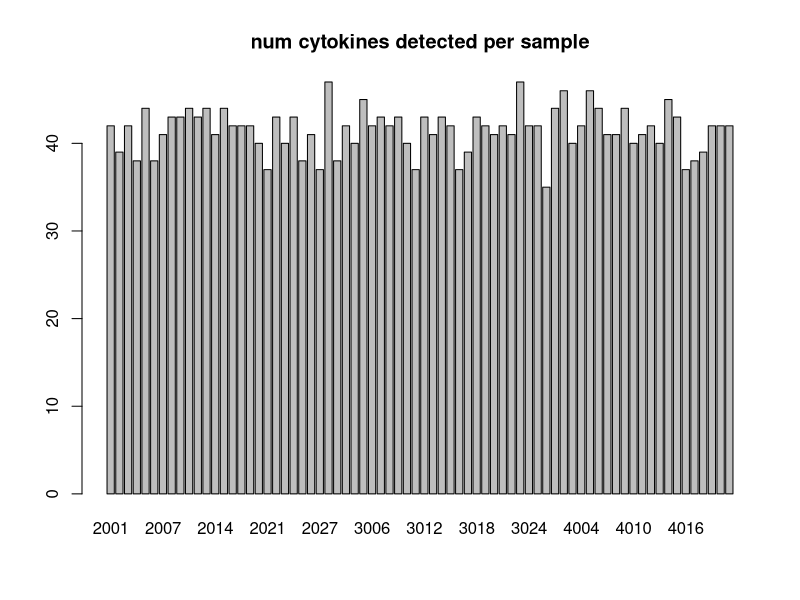
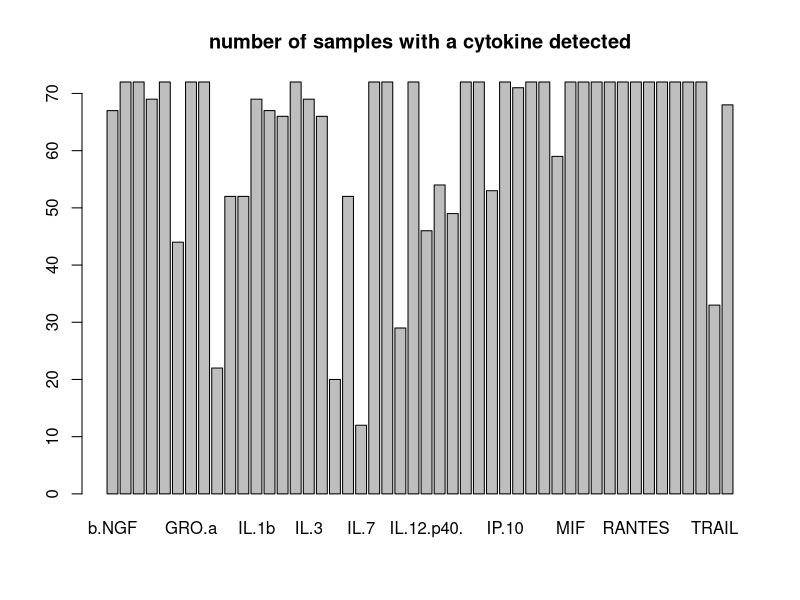
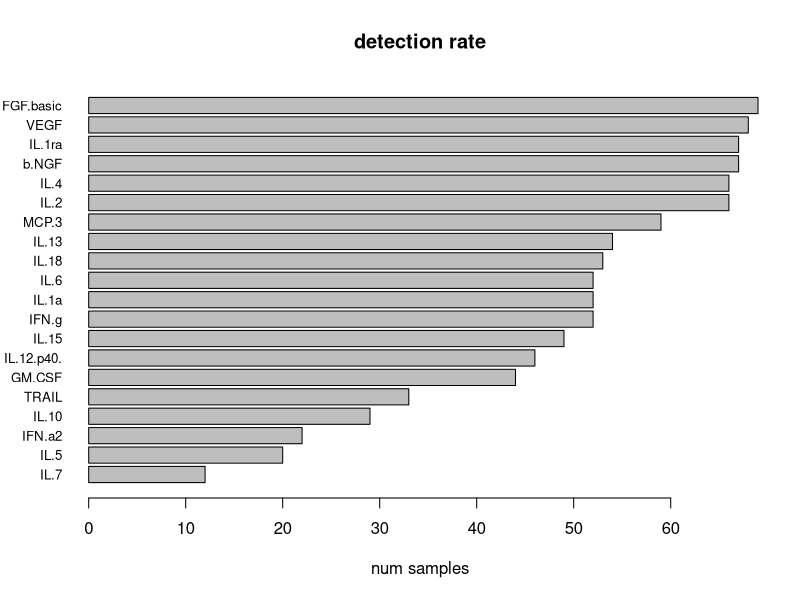
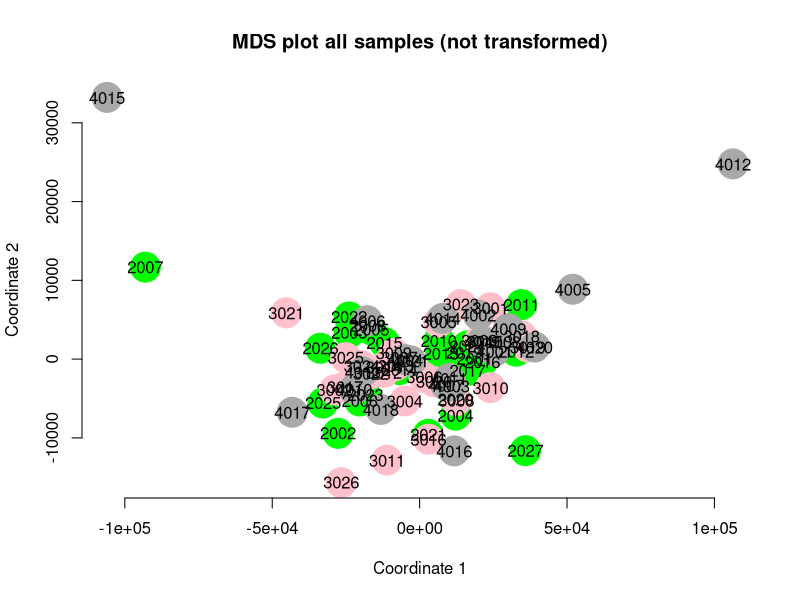
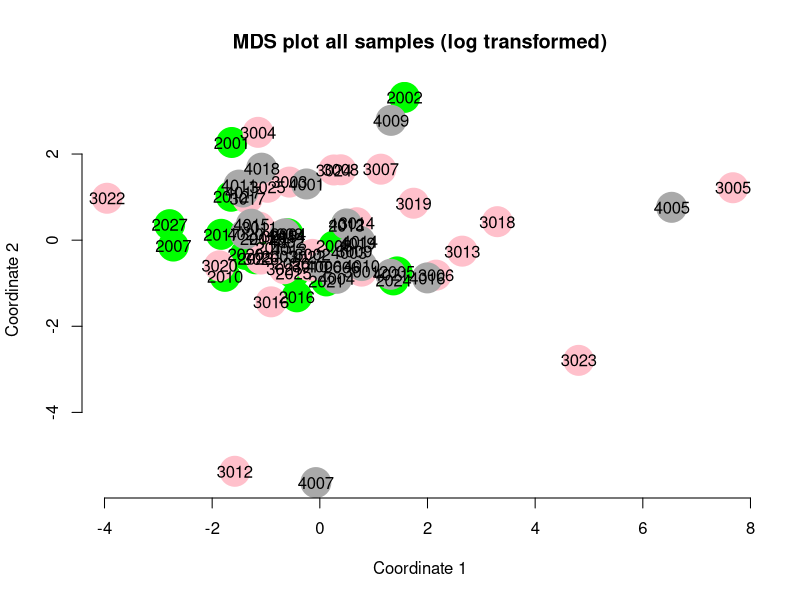
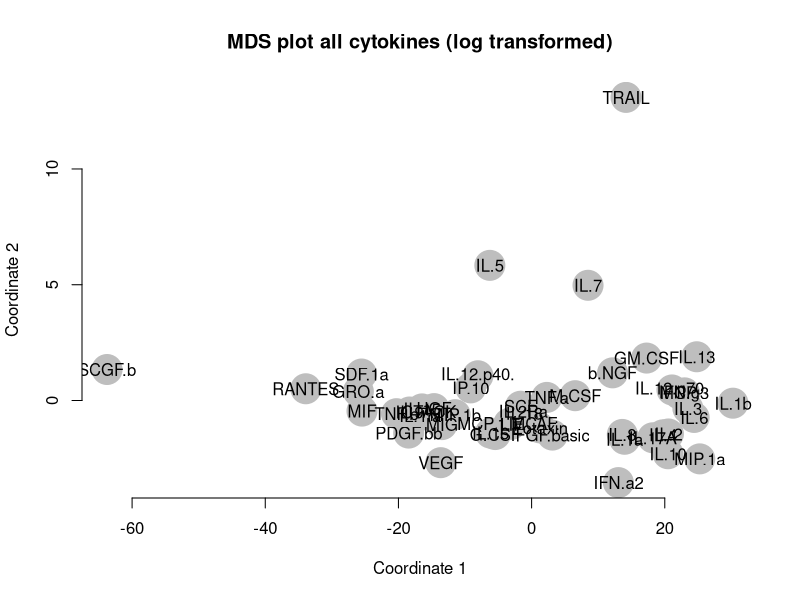
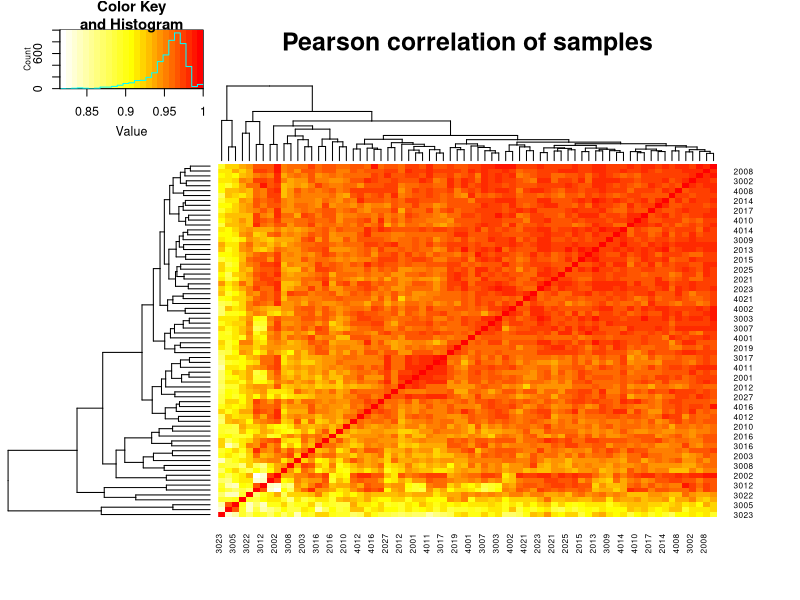
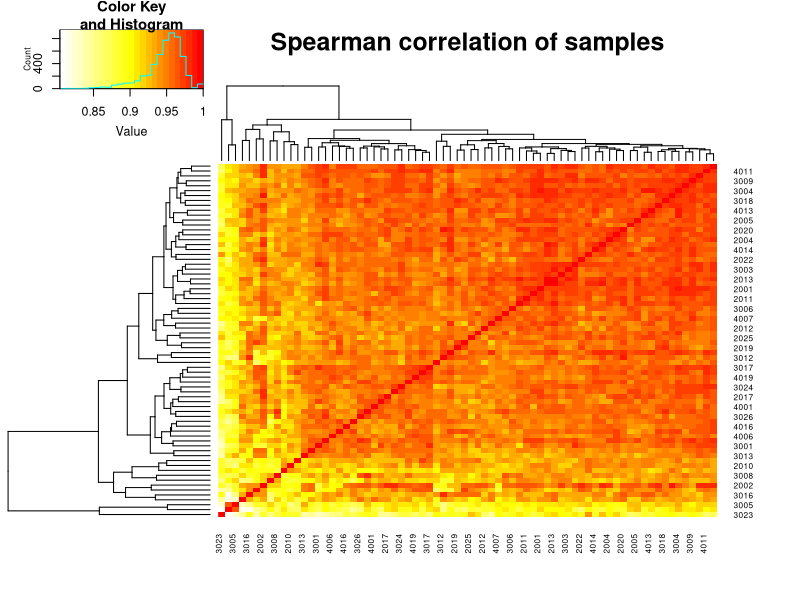

Generate these figures, in order, with R:
## ---- chunk 1
#| label: load-packages
#| include: false

library("gplots")
library("kableExtra")
library("beeswarm")
library("vioplot")

## ---- chunk 2
#| label: load data

pg <- read.table("pg_ml.tsv",sep="\t",header=TRUE,row.names=1)
pg[1:6,1:8]

pg <- t(pg)
pg <- pg[,order(colnames(pg))]
pg[1:6,1:8]

## ---- chunk 3
#| label: samplesheet

ss <- read.table("samplesheet.tsv",header=TRUE,row.names=1,sep="\t")

ss <- ss[order(rownames(ss)),]

ss %>% kbl(caption = "Sample sheet") %>% kable_styling(full_width = FALSE)

## ---- chunk 4
#| label: remove_adhesive_capsulitis

dim(pg)
pg <- pg[,grep("^10",colnames(pg),invert=TRUE)]
dim(pg)

## ---- chunk 5
#| label: basic_analysis

colcount <- apply(pg,2, function(x) {
  length(which(!is.na(x)))
})

head(colcount)
barplot(colcount,main="num cytokines detected per sample")

rowcount <- apply(pg,1, function(x) {
  length(which(!is.na(x)))
})

head(rowcount)
barplot(rowcount,main="number of samples with a cytokine detected")

rowcount <- rowcount[order(rowcount)]

barplot(head(rowcount,20),horiz = TRUE, las=1,cex.names = 0.8,
  xlab="num samples",main="detection rate")

## ---- chunk 6
#| label: mds1

mds <- cmdscale(dist(t(pg)))

cols <- sapply(strsplit(colnames(pg),""),"[[",1)
cols <- gsub("2","green",cols)
cols <- gsub("1","lightblue",cols)
cols <- gsub("3","pink",cols)
cols <- gsub("4","darkgray",cols)

plot(mds, xlab="Coordinate 1", ylab="Coordinate 2", 
  col=cols, cex=4 , pch=19, main="MDS plot all samples (not transformed)",
  bty="n")

text(mds,labels = colnames(pg))

## ---- chunk 7
#| label: mds2

lpg <- log(pg)
mds <- cmdscale(dist(t(lpg)))

cols <- sapply(strsplit(colnames(pg),""),"[[",1)
cols <- gsub("2","green",cols)
cols <- gsub("1","lightblue",cols)
cols <- gsub("3","pink",cols)
cols <- gsub("4","darkgray",cols)


plot(mds, xlab="Coordinate 1", ylab="Coordinate 2", 
  col=cols, cex=4 , pch=19, main="MDS plot all samples (log transformed)",
  bty="n")

text(mds,labels = colnames(pg))

## ---- chunk 8
#| label: mds3

mds <- cmdscale(dist(lpg))

cols <- sapply(strsplit(colnames(pg),""),"[[",1)
cols <- gsub("2","green",cols)
cols <- gsub("1","lightblue",cols)
cols <- gsub("3","pink",cols)
cols <- gsub("4","darkgray",cols)


plot(mds, xlab="Coordinate 1", ylab="Coordinate 2", 
  col="gray", cex=4 , pch=19, main="MDS plot all cytokines (log transformed)",
  bty="n")

text(mds,labels = rownames(pg))

## ---- chunk 9
#| label: corheatmap1

colfunc <- colorRampPalette(c("white", "yellow", "red"))

mc <- cor(lpg,method="pearson",use = "pairwise.complete")

heatmap.2( mc, col=colfunc(25),scale="none",
  trace="none",margins = c(5,5), cexRow=0.6, cexCol=0.6,  main="Pearson correlation of samples")

mc <- cor(lpg,method="spearman",use = "pairwise.complete")

heatmap.2( mc, col=colfunc(25),scale="none",
  trace="none",margins = c(5,5), cexRow=0.6, cexCol=0.6,  main="Spearman correlation of samples")

mc2 <- cor(t(lpg),method="pearson",use = "pairwise.complete")

heatmap.2( mc2, col=colfunc(25),scale="none",
  trace="none",margins = c(5,5), cexRow=0.6, cexCol=0.8,  main="Pearson correlation of cytokines")

mc2 <- cor(t(lpg),method="spearman",use = "pairwise.complete")

heatmap.2( mc2, col=colfunc(25),scale="none",
  trace="none",margins = c(5,5), cexRow=0.6, cexCol=0.8,  main="Spearman correlation of cytokines")

## ---- chunk 10
#| label: heatmap2

colfunc <- colorRampPalette(c("yellow", "red"))

heatmap.2( lpg, col=colfunc(25),scale="none",
  trace="none",margins = c(5,5), cexRow=0.6, cexCol=0.6,
  main="Heatmap of all measurements - no scaling")

## ---- chunk 11
#| label: CvsOA_ttest

# filter ss and lpg for only OA and ctrl samples
ss1 <- subset(ss,Patient_Group=="Case_Osteoarthritis" | Patient_Group=="Control_Instability")
lpg1 <- lpg[,colnames(lpg) %in% rownames(ss1)]
ss1 <- ss1[rownames(ss1) %in% colnames(lpg1),]

case <- factor(ss1$Patient_Group,levels=c("Control_Instability","Case_Osteoarthritis"))
sex <- factor(ss1$Sex)
age <- scale(ss1$Age)

# ttest approach (control vs case)

res <- lapply(1:nrow(lpg1), function(i) {
  cy <- lpg1[i,]
  NAME <- rownames(lpg1)[i]
  ttest <- t.test(cy ~ case )
  LFC <- log2(ttest$estimate[2]/ttest$estimate[1])
  P <- signif(ttest$p.value,3)
  BASEMEAN <- mean(ttest$estimate[2]/ttest$estimate[1])
  res <- c(BASEMEAN,LFC,P)
  names(res) <- c("basemean","log2fc","pvalue")
  return(res)
})
names(res) <- rownames(lpg1)
resdf <- as.data.frame(do.call(rbind,res))
resdf$fdr <- p.adjust(resdf$pvalue)
resdf <- resdf[order(resdf$pvalue),]
head(resdf,15) %>% 
  kbl(caption = "cytokine t-test results") %>%
  kable_styling(full_width = FALSE)

## ---- chunk 12
#| label: CvsOA_ttest_volcplot

sig <- subset(resdf,fdr<0.05)
plot(resdf$log2fc,-log(resdf$pvalue),pch=19,
  xlab="log2 fold change",ylab="-log10(pvalue)",
  main="volcano plot (ctrl vs OA)")
points(sig$log2fc,-log(sig$pvalue),col="red",pch=19)

text(sig$log2fc,-log(sig$pvalue)+0.25,
  labels=rownames(sig))

## ---- chunk 13
#| label: CvsOA_ttest_boxplot
#| fig-height: 5
#| fig-width: 5

cys <- rownames(head(resdf,10))

null <- lapply(cys,function(cyname) {
  cy <- lpg1[rownames(lpg1) == cyname,]
  cydat <- unlist(as.vector(resdf[rownames(resdf) == cyname,]))
  BASEMEAN <- signif(cydat[1],3)
  LFC <- signif(cydat[2],3)
  P <- signif(cydat[3],3)
  FDR <- signif(cydat[4],3)
  boxplot(cy ~ case ,col="white",main=cyname)
  beeswarm(cy ~ case,add=TRUE,pch=19,cex=1.2)
  mtext(paste("p =",P,"FDR =",FDR,"log2FC =",LFC,"basemean =",BASEMEAN))
})

## ---- chunk 14
#| label: age1
#| fig-height: 5
#| fig-width: 5

case <- factor(ss1$Patient_Group,levels=c("Control_Instability","Case_Osteoarthritis"))
sex <- factor(ss1$Sex)

age <- as.vector(scale(ss1$Age))

ctrl_age <- age[case=="Control_Instability"]
case_age <- age[case=="Case_Osteoarthritis"]

boxplot(list("ctrl"=ctrl_age,"case"=case_age),ylab="age(scaled)")

age <- ss1$Age

ctrl_age <- age[case=="Control_Instability"]
case_age <- age[case=="Case_Osteoarthritis"]

boxplot(list("ctrl"=ctrl_age,"case"=case_age),ylab="age(unscaled)")

age <- as.vector(scale(ss1$Age))

## ---- chunk 15
#| label: sex1
#| fig-height: 5
#| fig-width: 5

ctrl <- table(sex[case=="Control_Instability"])
case <- table(sex[case=="Case_Osteoarthritis"])

sexes <- cbind(ctrl,case)

barplot(sexes,col=c("pink","lightblue"),
  main="sex balance between groups",
  ylab="n participants")

legend("topright", legend=c("male", "female"),
       fill=c("lightblue", "pink"), cex=1.2)

## ---- chunk 16
#| label: CvsOA_glm

# glm approach

case <- factor(ss1$Patient_Group,levels=c("Control_Instability","Case_Osteoarthritis"))
sex <- factor(ss1$Sex)
age <- scale(ss1$Age)

i=2
cy <- lpg1[i,]
NAME <- rownames(lpg)[i]
myglm <- glm(cy ~ case + sex + age )
summary(myglm)
P <- summary(aov(myglm))[[1]][["Pr(>F)"]][1]

glmres <- lapply(rownames(resdf), function(cyname) {
  cy <- lpg1[rownames(lpg1) == cyname,]
  fit <- glm(cy ~ sex + age + case)
  summary(fit)
  P <- summary(aov(fit))[[1]][["Pr(>F)"]][1]
})
glmres <- abs(unname(unlist(glmres)))

resdf$pglm <- unname(unlist(glmres))
resdf$fdrglm <- p.adjust(resdf$pglm)

head(resdf,15) %>%
  kbl(caption = "cytokine t-test and GLM results") %>%
  kable_styling(full_width = FALSE)

## ---- chunk 17
#| label: covars

res_sex <- lapply(rownames(resdf), function(cyname) {
  cy <- lpg1[rownames(lpg1) == cyname,]
  fit <- glm(cy ~ sex)
  summary(fit)
  COEF <- coef(summary(fit))[,1][2]
})
res_sex <- abs(unname(unlist(res_sex)))

res_age <- lapply(rownames(resdf), function(cyname) {
  cy <- lpg1[rownames(lpg1) == cyname,]
  fit <- glm(cy ~ age)
  summary(fit)
  COEF <- coef(summary(fit))[,1][2]
})
res_age <- abs(unname(unlist(res_age)))

res_case <- lapply(rownames(resdf), function(cyname) {
  cy <- lpg1[rownames(lpg1) == cyname,]
  fit <- glm(cy ~ case)
  summary(fit)
  COEF <- coef(summary(fit))[,1][2]
})
res_case <- abs(unname(unlist(res_case)))

resl <- list("sex"=res_sex,"age"=res_age,"case"=res_case)

vioplot(resl,ylab="absolute GLM estimates")

boxplot(resl)

barplot(sapply(resl,sum),ylab="sum of GLM estimates")

## ---- chunk 18
#| label: sessioninfo
#| warning: false
sessionInfo()
